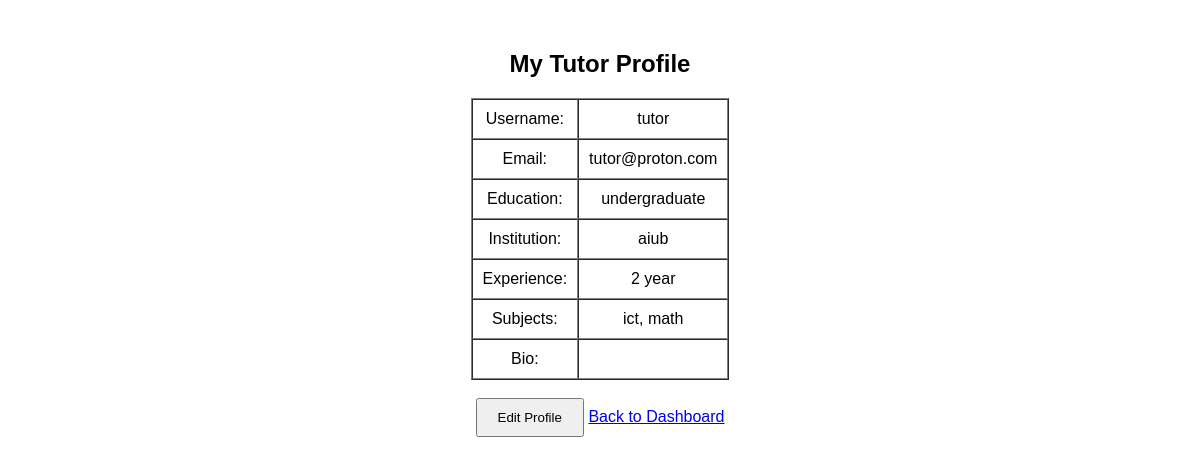
/View/vw_tutor/v_tutor_profile.php (signed in), run on an earlier commit of the app's database.
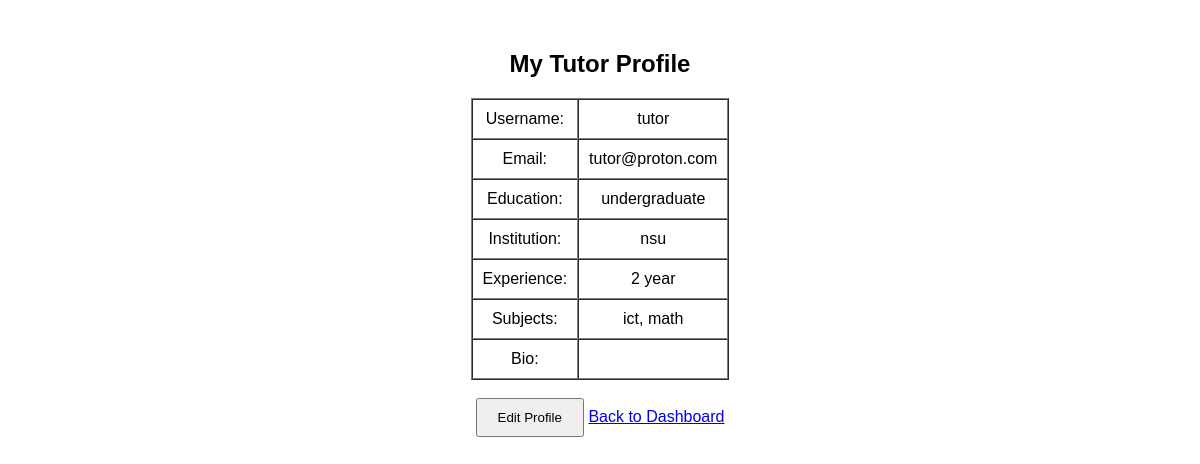
And on a later commit of the database.
### tables this page shows
CREATE TABLE `tutor_profiles` (
  `profile_id` int(11) NOT NULL,
  `user_id` int(11) NOT NULL,
  `education_background` varchar(255) DEFAULT NULL,
  `institution` varchar(255) DEFAULT NULL,
  `experience` varchar(50) DEFAULT NULL,
  `subjects` varchar(255) DEFAULT NULL,
  `short_bio` text DEFAULT NULL
);

CREATE TABLE `users` (
  `id` int(11) NOT NULL,
  `username` varchar(50) NOT NULL,
  `password` varchar(255) NOT NULL,
  `email` varchar(100) NOT NULL,
  `role` enum('admin','tutor','student-guardian') NOT NULL,
  `status` varchar(10) NOT NULL DEFAULT 'active'
);

### Model/m_profiles.php (called while the page is built, shortened)
<?php
function getTutorData($user_id) {
    $conn = dbConnect();
    $sql = "SELECT u.username, u.email, t.* FROM users u
            JOIN tutor_profiles t ON u.id = t.user_id
            WHERE u.id = '$user_id'";
    $result = mysqli_query($conn, $sql);
    return mysqli_fetch_assoc($result);
}
?>

### View/vw_tutor/v_tutor_profile.php (the view, shortened to what this page needs)
<?php
require_once("../../Model/m_profiles.php");
$data = getTutorData($_SESSION['user_id']);
?>
<!DOCTYPE html>
<html>
<head><title>My Profile</title><link rel="stylesheet" href="../v_css/common.css"></head>
<body>
    <h2>My Tutor Profile</h2>
    <table border="1" cellpadding="10" cellspacing="0" align="center">
        <tr><td>Username:</td><td><?php echo $data['username']; ?></td></tr>
        <tr><td>Email:</td><td><?php echo $data['email']; ?></td></tr>
        <tr><td>Education:</td><td><?php echo $data['education_background']; ?></td></tr>
        <tr><td>Institution:</td><td><?php echo $data['institution']; ?></td></tr>
        <tr><td>Experience:</td><td><?php echo $data['experience']; ?></td></tr>
        <tr><td>Subjects:</td><td><?php echo $data['subjects']; ?></td></tr>
        <tr><td>Bio:</td><td><?php echo $data['short_bio']; ?></td></tr>
    </table>
    <br>
    <a href="v_tutor_edit_profile.php"><button>Edit Profile</button></a>
    <a href="v_tutor_home.php">Back to Dashboard</a>
</body>
</html>

### View/v_css/common.css (style rules this page uses)
body { font-family: sans-serif; text-align: center; margin-top: 50px; }
button { padding: 10px 20px; cursor: pointer; }

What changed in the data, as far as the page shows it:
changed tutor_profiles "undergraduate": institution "aiub" → "nsu"
